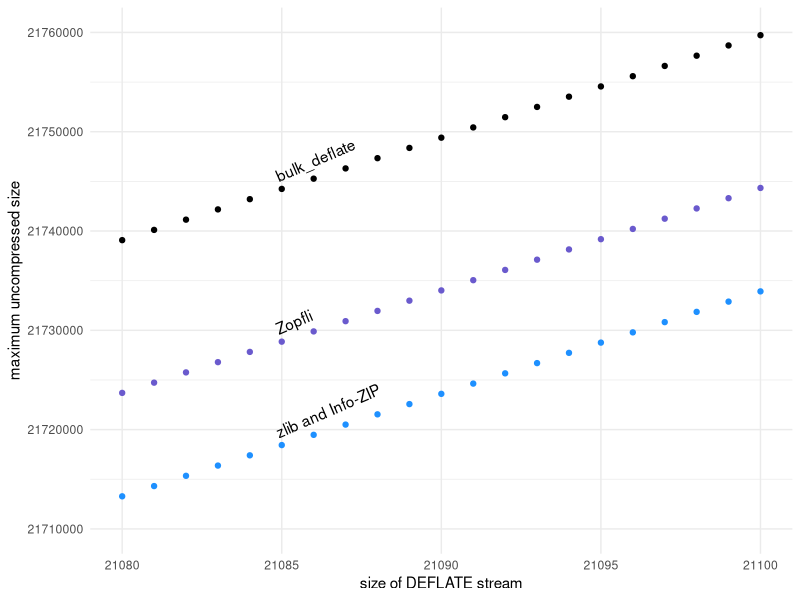

Source code (R):
library(data.table)
library(ggplot2)
library(grid)

data <- fread("compressed_size.csv")
data.max <- data[, .(max_uncompressed_size=max(uncompressed_size)), .(engine, compressed_size)]

# Don't show bzip2 on this graph.
data.max <- data.max[engine != "bzip2"]
# Info-ZIP and zlib are exactly coincident over their shared domain. Assert
# that it is so, because the labels down below make that assumption.
(function() {
	shared_domain <- intersect(data.max[engine == "infozip"]$compressed_size, data.max[engine == "infozip"]$compressed_size)
	infozip <- data.max[engine == "infozip" & compressed_size %in% shared_domain]$max_uncompressed_size
	zlib <- data.max[engine == "zlib" & compressed_size %in% shared_domain]$max_uncompressed_size
	if (!all(infozip == zlib)) {
		stop("infozip and zlib not equal")
	}
})()
data.max <- data.max[engine != "infozip"]

xmin <- 21080
xmax <- 21100
ymin <- 21710000
ymax <- 21760000

p <- ggplot(data.max, aes(compressed_size, max_uncompressed_size, color=engine))
p <- p + geom_point()
p <- p + scale_x_continuous(limits=c(xmin, xmax), minor_breaks=NULL)
p <- p + scale_y_continuous(limits=c(ymin, ymax))
p <- p + scale_color_manual(values=c(bulk_deflate="black", zopfli="slateblue", zlib="dodgerblue"))
p <- p + labs(x="size of DEFLATE stream", y="maximum uncompressed size")
p <- p + theme_minimal()
p <- p + theme(legend.position="none")

# We need to figure out the aspect ratio of just the panel, in order to compute
# the rotation angle for the labels.
# https://stackoverflow.com/questions/16422847/save-plot-with-a-given-aspect-ratio
output.width <- (7.0 - 0.33) / 2
output.height <- 3
# Workaround to prevent ggplot_build from creating an empty Rplots.pdf file.
# https://github.com/tidyverse/ggplot2/issues/809
# https://github.com/tidyverse/ggplot2/issues/1042
cairo_pdf(filename="/dev/null")
g <- ggplot_gtable(ggplot_build(p))
panel.width <- output.width - convertWidth(sum(g$widths), "in", valueOnly=TRUE)
panel.height <- output.height - convertWidth(sum(g$heights), "in", valueOnly=TRUE)

# The slope of the lines in data space is 1032/1.
angle <- atan2(1032*panel.height/(ymax-ymin), 1*panel.width/(xmax-xmin)) * (180/pi)
p <- p + annotate("text", x=21085, y=data.max[engine == "bulk_deflate" & compressed_size==21085]$max_uncompressed_size, label="bulk_deflate", angle=angle, hjust=0, vjust=-0.6)
p <- p + annotate("text", x=21085, y=data.max[engine == "zopfli" & compressed_size==21085]$max_uncompressed_size, label="Zopfli", angle=angle, hjust=0, vjust=-0.6)
p <- p + annotate("text", x=21085, y=data.max[engine == "zlib" & compressed_size==21085]$max_uncompressed_size, label="zlib and Info-ZIP", angle=angle, hjust=0, vjust=-0.6)

ggsave("max_uncompressed_size.pdf", p, width=output.width, height=output.height, device=cairo_pdf)
